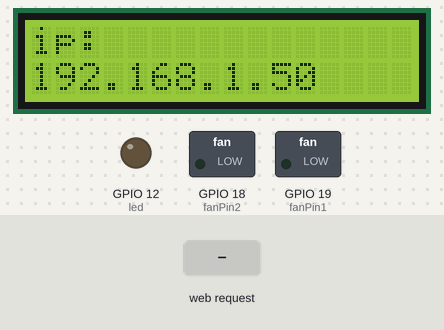
Bench run of a sketch on a simulated ESP32. Parts: 16×2 character LCD, switched loads named in the sketch (green lamp = pin HIGH), output pins drawn as LEDs (lit = HIGH). The test bench sets the inputs (shaded band). WiFi joins after 1.5 s; servers stay silent unless stated; what the sketch prints to the serial monitor is not drawn.

Above: at 2.7 s.
2.8 s: HTTP request GET /led/on received
At 3.1 s:
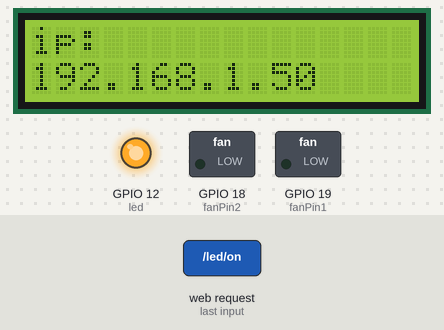
4.3 s: HTTP request GET /fan/on received
At 5.4 s:
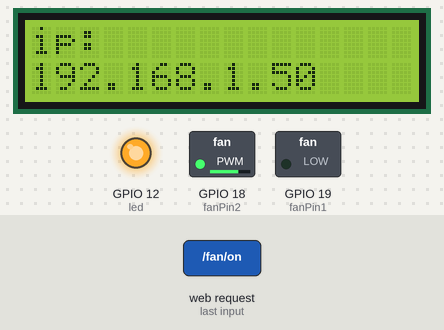
5.8 s: HTTP request GET /led/off received
At 6.6 s:
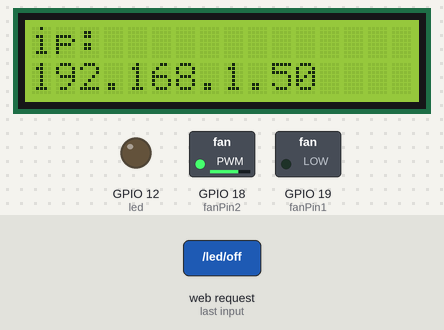
7.3 s: HTTP request GET /fan/off received
At 7.7 s:
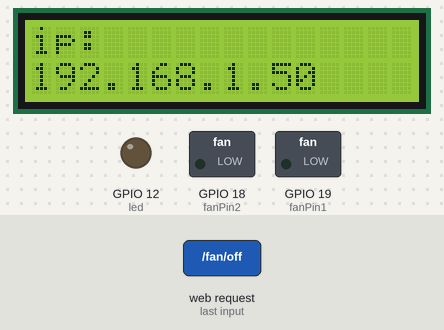
Timing chart, 0 to 9.8 s (numbered marks = the images above; inputs shaded):
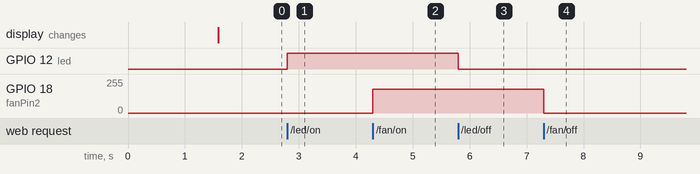

The sketch:

Project_22_Application_Test.ino
```cpp
// Please install all these library that has been used in this file
#include <Arduino.h>
#include <WiFi.h>
#include <ESPmDNS.h>
#include <WiFiClient.h>

// Global variable to store the item requested
String item = "0";

// WiFi credentials (insert WiFi ssid and WiFi password)
const char* ssid = "myinvententerprise";
const char* password = "04222682";

// Create a WiFiServer object to listen on port 80
WiFiServer server(80);

#include <Wire.h>
#include <LiquidCrystal_I2C.h>

// Create an instance of the LCD object with
// I2C address 0x27 and size 16x2
LiquidCrystal_I2C mylcd(0x27, 16, 2);

// Define fan pin 1
// Define fan pin 2
// Define the LED pin to 12
#define fanPin1 19
#define fanPin2 18
#define led 12

void setup() {
  // Initialize serial communication at 115200 baud rate
  Serial.begin(115200);

  // Initialize the LCD
  // Turn on the LCD backlight
  mylcd.init();
  mylcd.backlight();

  // Set the LED and fan pins as outputs
  pinMode(led, OUTPUT);
  pinMode(fanPin1, OUTPUT);
  pinMode(fanPin2, OUTPUT);

  // Begin WiFi connection using the provided SSID and password
  WiFi.begin(ssid, password);

  // Wait until the ESP32 is connected to the WiFi network
  while (WiFi.status() != WL_CONNECTED) {
  // Wait for 500 milliseconds
  // Print a dot to indicate connection attempt
  delay(500);
  Serial.print(".");
}

  // Once connected, print the network details
  // Newline for formatting
  // Print SSID of the network
  // Print IP address assigned to ESP32
  Serial.println("");
  Serial.print("Connected to ");
  Serial.println(ssid);
  Serial.print("IP address: ");
  Serial.println(WiFi.localIP());

  // Start the TCP server
  server.begin();
  Serial.println("TCP server started");

  // Register the service with MDNS
  MDNS.addService("http", "tcp", 80);

  // Display the IP address on the LCD
  // Set cursor to first row, first column
  // Print "ip:" on LCD
  // Set cursor to second row, first column
  // Print the IP address on the LCD
  mylcd.setCursor(0, 0);
  mylcd.print("ip:");
  mylcd.setCursor(0, 1);
  mylcd.print(WiFi.localIP());
}

void loop() {
  // Check if a client has connected to the server
  WiFiClient client = server.available();
  if (!client) {
  // If no client is connected, exit the loop
  return;
}

  // Wait until the client sends some data
  while(client.connected() && !client.available()) {
  delay(1);
}

  // Read the request from the client until a
  // carriage return ('\r') character is encountered
  String req = client.readStringUntil('\r');

  // Extract the requested path from the HTTP request
  // Find the first space
  // Find the second space
  int addr_start = req.indexOf(' ');
  int addr_end = req.indexOf(' ', addr_start + 1);
  if (addr_start == -1 || addr_end == -1) {
  Serial.print("Invalid request: ");
  Serial.println(req);
  return;
}
  // Extract the path
  // Store the path in the 'item' variable
  // Print the path
  req = req.substring(addr_start + 1, addr_end);
  item = req;
  Serial.println(item);

  // Prepare the response based on the requested path
  String s;
  // If the root path is requested
  if (req == "/") {
  // Get the local IP address
  // Convert IP address to string
  // Append IP address to response
  // Log sending 200 OK status
  // Send the response
  IPAddress ip = WiFi.localIP();
  String ipStr = String(ip[0]) + '.' + String(ip[1]) + '.' + String(ip[2]) + '.' + String(ip[3]);
  s = "HTTP/1.1 200 OK\r\nContent-Type: text/html\r\n\r\n<!DOCTYPE HTML>\r\n<html>ESP32 ip:";
  s += ipStr;
  s += "</html>\r\n\r\n";
  Serial.println("Sending 200");
  client.println(s);
}
  // Check if the request is to turn on the LED
  if(req == "/led/on") {
  // Send response to client
  // Turn on the LED
  client.println("turn on the LED");
  digitalWrite(led, HIGH);
}
  // Check if the request is to turn off the LED
  if(req == "/led/off") {
  // Send response to client
  // Turn off the LED
  client.println("turn off the LED");
  digitalWrite(led, LOW);
}
  // Check if the request is to turn on the fan
  if(req == "/fan/on") {
  // Send response to client
  // Set fan pin 1 to LOW (pwm = 0)
  // Set fan speed to 180 (pwm value)
  client.println("turn on the fan");
  digitalWrite(fanPin1, LOW);
  analogWrite(fanPin2, 180);
}
  // Check if the request is to turn off the fan
  if(req == "/fan/off") {
  // Send response to client
  // Set fan pin 1 to LOW (pwm = 0)
  // Turn off the fan (pwm value = 0)
  client.println("turn off the fan");
  digitalWrite(fanPin1, LOW);
  analogWrite(fanPin2, 0);
}
  // Close the client connection
  client.stop();
}
```

Measured:
- after the input at 2.8 s, GPIO 12 (led): LOW → HIGH at once
- after the input at 4.3 s, GPIO 18 (fanPin2): 0/255 → 180/255 at once
- after the input at 5.8 s, GPIO 12 (led): HIGH → LOW at once
- after the input at 7.3 s, GPIO 18 (fanPin2): 180/255 → 0/255 at once
